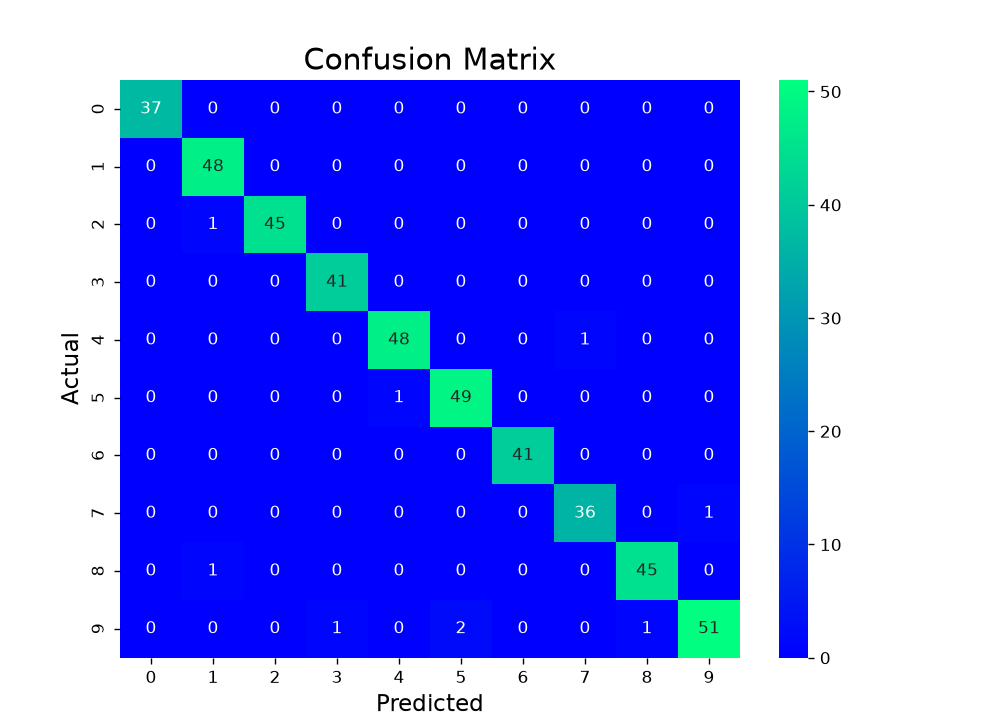

Write the Python code that produced this figure.
from sklearn.datasets import load_digits
from sklearn.model_selection import train_test_split
from sklearn.ensemble import RandomForestClassifier
from sklearn.metrics import (
    confusion_matrix,
    accuracy_score,
    precision_score,
    recall_score,
    f1_score
)
import seaborn as sns
import matplotlib.pyplot as plt

# Load the Digits dataset
X, y = load_digits(return_X_y=True)

# Split the dataset
X_train, X_test, y_train, y_test = train_test_split(
    X, y, test_size=0.25, random_state=23
)

# Create and train the Random Forest classifier
clf = RandomForestClassifier(random_state=23)
clf.fit(X_train, y_train)

# Make predictions
y_pred = clf.predict(X_test)

# Generate the confusion matrix
cm = confusion_matrix(y_test, y_pred)

# Plot the confusion matrix
plt.figure(figsize=(8, 6))
sns.heatmap(cm, annot=True, fmt='d', cmap='winter')

plt.ylabel('Actual', fontsize=13)
plt.xlabel('Predicted', fontsize=13)
plt.title('Confusion Matrix', fontsize=17)

plt.show()

# Evaluation metrics
accuracy = accuracy_score(y_test, y_pred)
precision = precision_score(y_test, y_pred, average='weighted')
recall = recall_score(y_test, y_pred, average='weighted')
f1 = f1_score(y_test, y_pred, average='weighted')

# Print results
print("Accuracy :", accuracy)
print("Precision:", precision)
print("Recall   :", recall)
print("F1 Score :", f1)
